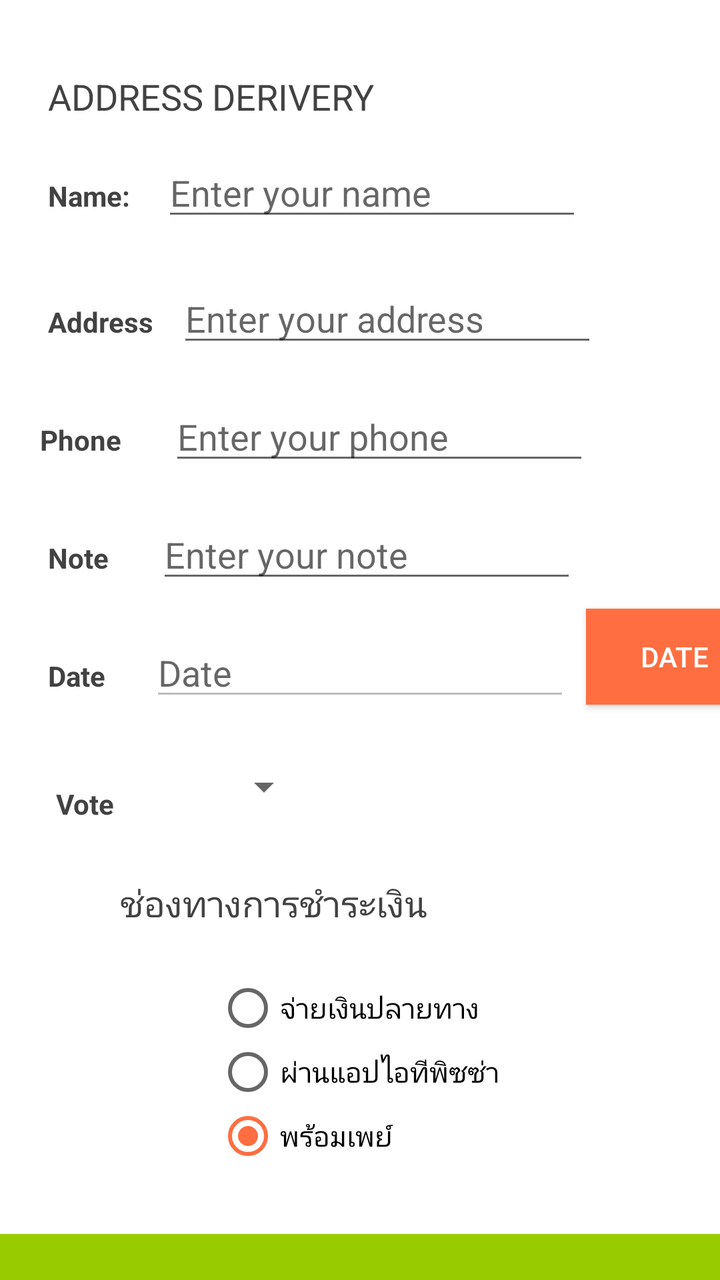
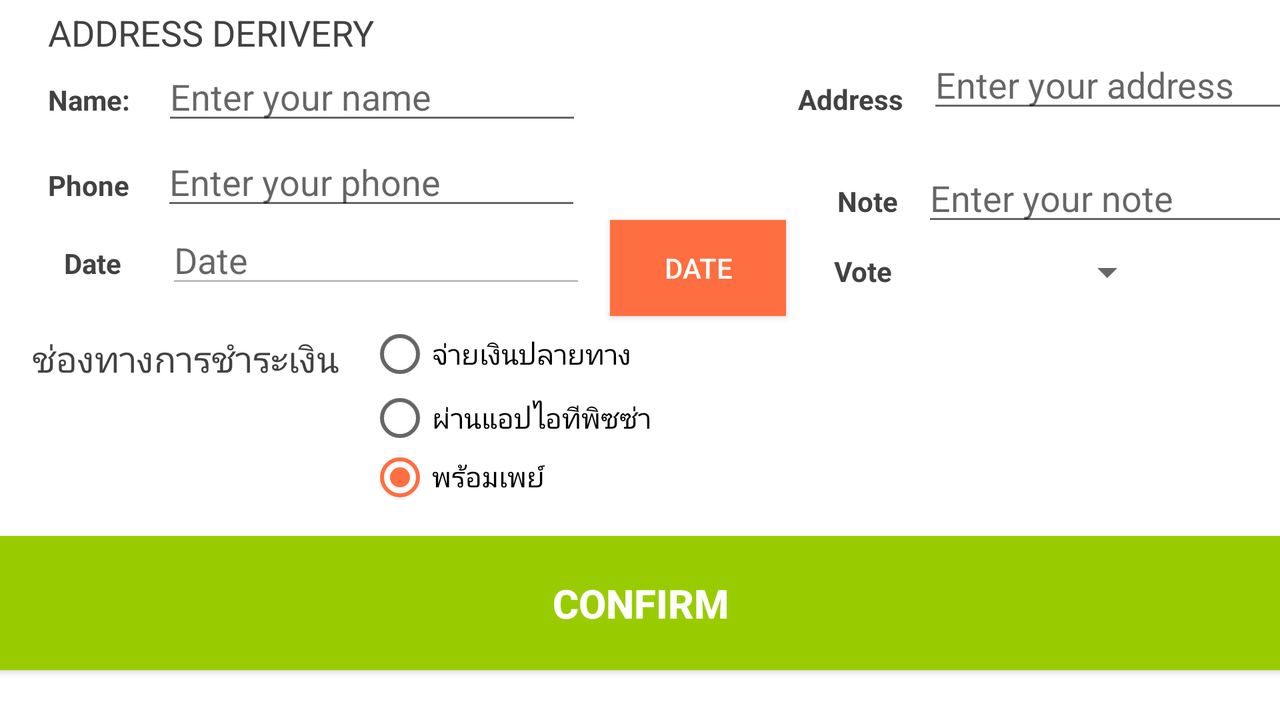

One screen, two layout resources from the same app: the default and the repository's alternative for another configuration. Each is rendered where Android would select it; the XML of both is given below.
<!-- AndroidManifest.xml: application theme AppTheme -->
<!-- res/layout/activity_address.xml -->
<?xml version="1.0" encoding="utf-8"?>
<android.support.constraint.ConstraintLayout xmlns:android="http://schemas.android.com/apk/res/android"
    xmlns:app="http://schemas.android.com/apk/res-auto"
    xmlns:tools="http://schemas.android.com/tools"
    android:layout_width="match_parent"
    android:layout_height="match_parent"
    android:background="@color/cardview_light_background"
    tools:context="com.example.android.materialme.Address">

    <TextView
        android:id="@+id/note_label3"
        android:layout_width="35dp"
        android:layout_height="25dp"
        android:layout_marginStart="28dp"
        android:layout_marginLeft="28dp"
        android:layout_marginTop="104dp"
        android:text="Vote"
        android:textColor="@color/cardview_dark_background"
        android:textStyle="bold"
        app:layout_constraintStart_toStartOf="parent"
        app:layout_constraintTop_toBottomOf="@+id/note_label" />

    <EditText
        android:id="@+id/Showdata"
        android:layout_width="wrap_content"
        android:layout_height="wrap_content"
        android:layout_marginStart="16dp"
        android:layout_marginLeft="16dp"
        android:ems="10"
        android:enabled="false"
        android:hint="Date"
        android:inputType="textCapSentences|textMultiLine"
        app:layout_constraintBaseline_toBaselineOf="@+id/note_label2"
        app:layout_constraintStart_toEndOf="@+id/note_label2" />

    <TextView
        android:id="@+id/note_label2"
        android:layout_width="35dp"
        android:layout_height="25dp"
        android:layout_marginStart="24dp"
        android:layout_marginLeft="24dp"
        android:layout_marginTop="40dp"
        android:text="Date"
        android:textColor="@color/cardview_dark_background"
        android:textStyle="bold"
        app:layout_constraintStart_toStartOf="parent"
        app:layout_constraintTop_toBottomOf="@+id/note_label" />

    <TextView
        android:id="@+id/order_textview"
        android:layout_width="wrap_content"
        android:layout_height="wrap_content"
        android:layout_marginStart="24dp"
        android:layout_marginLeft="24dp"
        android:layout_marginTop="36dp"
        android:text="ADDRESS DERIVERY "
        android:textColor="@color/cardview_dark_background"
        android:textSize="18sp"
        app:layout_constraintStart_toStartOf="parent"
        app:layout_constraintTop_toTopOf="parent" />

    <TextView
        android:id="@+id/name_label"
        android:layout_width="wrap_content"
        android:layout_height="wrap_content"
        android:layout_marginStart="24dp"
        android:layout_marginLeft="24dp"
        android:layout_marginTop="28dp"
        android:text="Name:"
        android:textColor="@color/cardview_dark_background"
        android:textStyle="bold"
        app:layout_constraintStart_toStartOf="parent"
        app:layout_constraintTop_toBottomOf="@+id/order_textview" />

    <EditText
        android:id="@+id/name_text"
        android:layout_width="wrap_content"
        android:layout_height="wrap_content"
        android:layout_marginStart="16dp"
        android:layout_marginLeft="16dp"
        android:ems="10"
        android:hint="Enter your name"
        android:inputType="textPersonName"
        app:layout_constraintBaseline_toBaselineOf="@+id/name_label"
        app:layout_constraintStart_toEndOf="@+id/name_label" />


    <TextView
        android:id="@+id/address_label"
        android:layout_width="wrap_content"
        android:layout_height="wrap_content"
        android:layout_marginStart="24dp"
        android:layout_marginLeft="24dp"
        android:layout_marginTop="44dp"
        android:text="Address"
        android:textColor="@color/cardview_dark_background"
        android:textStyle="bold"
        app:layout_constraintStart_toStartOf="parent"
        app:layout_constraintTop_toBottomOf="@+id/name_label" />

    <EditText
        android:id="@+id/address_text"
        android:layout_width="wrap_content"
        android:layout_height="wrap_content"
        android:layout_marginStart="12dp"
        android:layout_marginLeft="12dp"
        android:ems="10"
        android:hint="Enter your address"
        android:inputType="textMultiLine"
        app:layout_constraintBaseline_toBaselineOf="@+id/address_label"
        app:layout_constraintStart_toEndOf="@+id/address_label" />

    <TextView
        android:id="@+id/phone_label"
        android:layout_width="wrap_content"
        android:layout_height="wrap_content"
        android:layout_marginStart="20dp"
        android:layout_marginLeft="20dp"
        android:layout_marginTop="40dp"
        android:text="Phone"
        android:textColor="@color/cardview_dark_background"
        android:textStyle="bold"
        app:layout_constraintStart_toStartOf="parent"
        app:layout_constraintTop_toBottomOf="@+id/address_label" />

    <EditText
        android:id="@+id/phone_text"
        android:layout_width="wrap_content"
        android:layout_height="wrap_content"
        android:layout_marginStart="24dp"
        android:layout_marginLeft="24dp"
        android:ems="10"
        android:hint="Enter your phone"
        android:inputType="phone"
        app:layout_constraintBaseline_toBaselineOf="@+id/phone_label"
        app:layout_constraintStart_toEndOf="@+id/phone_label" />

    <TextView
        android:id="@+id/note_label"
        android:layout_width="wrap_content"
        android:layout_height="wrap_content"
        android:layout_marginStart="24dp"
        android:layout_marginLeft="24dp"
        android:layout_marginTop="40dp"
        android:text="Note"
        android:textColor="@color/cardview_dark_background"
        android:textStyle="bold"
        app:layout_constraintStart_toStartOf="parent"
        app:layout_constraintTop_toBottomOf="@+id/phone_label" />

    <EditText
        android:id="@+id/note_text"
        android:layout_width="wrap_content"
        android:layout_height="wrap_content"
        android:layout_marginStart="24dp"
        android:layout_marginLeft="24dp"
        android:ems="10"
        android:hint="Enter your note"
        android:inputType="textCapSentences|textMultiLine"
        app:layout_constraintBaseline_toBaselineOf="@+id/note_label"
        app:layout_constraintStart_toEndOf="@+id/note_label" />

    <Spinner
        android:id="@+id/label_spinner"
        android:layout_width="128dp"
        android:layout_height="36dp"
        android:layout_marginTop="20dp"
        android:layout_marginEnd="204dp"
        android:layout_marginRight="204dp"
        app:layout_constraintEnd_toEndOf="parent"
        app:layout_constraintTop_toBottomOf="@+id/Showdata" />

    <Button
        android:id="@+id/button"
        android:layout_width="wrap_content"
        android:layout_height="wrap_content"
        android:layout_marginStart="8dp"
        android:layout_marginLeft="8dp"
        android:layout_marginTop="8dp"
        android:background="@color/colorAccent"
        android:onClick="showDatePicker"
        android:text="Date"
        android:textColor="@color/cardview_light_background"
        app:layout_constraintStart_toEndOf="@+id/Showdata"
        app:layout_constraintTop_toBottomOf="@+id/note_text" />

    <TextView
        android:id="@+id/delivery_label"
        android:layout_width="wrap_content"
        android:layout_height="wrap_content"
        android:layout_marginStart="60dp"
        android:layout_marginLeft="60dp"
        android:layout_marginTop="28dp"
        android:text="ช่องทางการชำระเงิน"
        android:textColor="@color/cardview_dark_background"
        android:textSize="18sp"
        app:layout_constraintStart_toStartOf="parent"
        app:layout_constraintTop_toBottomOf="@+id/label_spinner" />

    <RadioGroup
        android:id="@+id/radioGroup2"
        android:layout_width="306dp"
        android:layout_height="125dp"
        android:layout_marginStart="44dp"
        android:layout_marginLeft="44dp"
        android:layout_marginTop="12dp"
        android:orientation="vertical"
        app:layout_constraintStart_toStartOf="parent"
        app:layout_constraintTop_toBottomOf="@id/delivery_label">

        <RadioButton
            android:id="@+id/sameday"
            android:layout_width="wrap_content"
            android:layout_height="wrap_content"
            android:layout_marginStart="64dp"
            android:layout_marginLeft="64dp"
            android:layout_marginTop="12dp"
            android:onClick="onRadioButtonClicked"
            android:text="จ่ายเงินปลายทาง" />

        <RadioButton
            android:id="@+id/pickup"
            android:layout_width="wrap_content"
            android:layout_height="wrap_content"
            android:layout_marginStart="64dp"
            android:layout_marginLeft="64dp"
            android:onClick="onRadioButtonClicked"
            android:text="ผ่านแอปไอทีพิซซ่า" />

        <RadioButton
            android:id="@+id/nextday"
            android:layout_width="wrap_content"
            android:layout_height="wrap_content"
            android:layout_marginStart="64dp"
            android:layout_marginLeft="64dp"
            android:checked="true"
            android:onClick="onRadioButtonClicked"
            android:text="พร้อมเพย์" />
    </RadioGroup>

    <Button
        android:id="@+id/confirm_address"
        android:layout_width="412dp"
        android:layout_height="82dp"
        android:layout_marginTop="16dp"
        android:background="@android:color/holo_green_light"
        android:text="Confirm"
        android:textColor="@color/cardview_light_background"
        android:textSize="20dp"
        android:textStyle="bold"
        app:layout_constraintEnd_toEndOf="parent"
        app:layout_constraintTop_toBottomOf="@+id/radioGroup2" />

</android.support.constraint.ConstraintLayout>
<!-- resources referenced by this layout -->
<resources>
  <color name="colorAccent">#FF6E40</color>
  <style name="AppTheme" parent="Theme.AppCompat.Light.DarkActionBar">
          
          <item name="colorPrimary">@color/colorPrimary</item>
          <item name="colorPrimaryDark">@color/colorPrimaryDark</item>
          <item name="colorAccent">@color/colorAccent</item>
      </style>
  <color name="colorPrimary">#F44336</color>
  <color name="colorPrimaryDark">#37474F</color>
</resources>
<!-- res/layout-land/activity_address.xml (the repository's variant of the layout above) -->
<!-- drawn on the phone turned sideways -->
<?xml version="1.0" encoding="utf-8"?>
<android.support.constraint.ConstraintLayout xmlns:android="http://schemas.android.com/apk/res/android"
    xmlns:app="http://schemas.android.com/apk/res-auto"
    xmlns:tools="http://schemas.android.com/tools"
    android:layout_width="match_parent"
    android:layout_height="match_parent"
    android:background="@color/cardview_light_background"
    tools:context="com.example.android.materialme.Address">

    <TextView
        android:id="@+id/note_label3"
        android:layout_width="35dp"
        android:layout_height="25dp"
        android:layout_marginStart="24dp"
        android:layout_marginLeft="24dp"
        android:layout_marginTop="8dp"
        android:text="Vote"
        android:textColor="@color/cardview_dark_background"
        android:textStyle="bold"
        app:layout_constraintStart_toEndOf="@+id/button"
        app:layout_constraintTop_toBottomOf="@+id/note_text" />

    <EditText
        android:id="@+id/Showdata"
        android:layout_width="wrap_content"
        android:layout_height="wrap_content"
        android:layout_marginStart="16dp"
        android:layout_marginLeft="16dp"
        android:ems="10"
        android:enabled="false"
        android:hint="Date"
        android:inputType="textCapSentences|textMultiLine"
        app:layout_constraintBaseline_toBaselineOf="@+id/note_label2"
        app:layout_constraintStart_toEndOf="@+id/note_label2" />

    <TextView
        android:id="@+id/note_label2"
        android:layout_width="35dp"
        android:layout_height="25dp"
        android:layout_marginStart="32dp"
        android:layout_marginLeft="32dp"
        android:layout_marginTop="12dp"
        android:text="Date"
        android:textColor="@color/cardview_dark_background"
        android:textStyle="bold"
        app:layout_constraintStart_toStartOf="parent"
        app:layout_constraintTop_toBottomOf="@+id/note_label" />

    <TextView
        android:id="@+id/order_textview"
        android:layout_width="wrap_content"
        android:layout_height="wrap_content"
        android:layout_marginStart="24dp"
        android:layout_marginLeft="24dp"
        android:layout_marginTop="4dp"
        android:text="ADDRESS DERIVERY "
        android:textColor="@color/cardview_dark_background"
        android:textSize="18sp"
        app:layout_constraintStart_toStartOf="parent"
        app:layout_constraintTop_toTopOf="parent" />

    <TextView
        android:id="@+id/name_label"
        android:layout_width="wrap_content"
        android:layout_height="wrap_content"
        android:layout_marginStart="24dp"
        android:layout_marginLeft="24dp"
        android:layout_marginTop="12dp"
        android:text="Name:"
        android:textColor="@color/cardview_dark_background"
        android:textStyle="bold"
        app:layout_constraintStart_toStartOf="parent"
        app:layout_constraintTop_toBottomOf="@+id/order_textview" />

    <EditText
        android:id="@+id/name_text"
        android:layout_width="wrap_content"
        android:layout_height="wrap_content"
        android:layout_marginStart="16dp"
        android:layout_marginLeft="16dp"
        android:ems="10"
        android:hint="Enter your name"
        android:inputType="textPersonName"
        app:layout_constraintBaseline_toBaselineOf="@+id/name_label"
        app:layout_constraintStart_toEndOf="@+id/name_label" />


    <TextView
        android:id="@+id/address_label"
        android:layout_width="wrap_content"
        android:layout_height="wrap_content"
        android:layout_marginStart="108dp"
        android:layout_marginLeft="108dp"
        android:layout_marginTop="40dp"
        android:text="Address"
        android:textColor="@color/cardview_dark_background"
        android:textStyle="bold"
        app:layout_constraintStart_toEndOf="@+id/name_text"
        app:layout_constraintTop_toTopOf="parent" />

    <EditText
        android:id="@+id/address_text"
        android:layout_width="wrap_content"
        android:layout_height="wrap_content"
        android:layout_marginStart="12dp"
        android:layout_marginLeft="12dp"
        android:layout_marginTop="20dp"
        android:ems="10"
        android:hint="Enter your address"
        android:inputType="textMultiLine"
        app:layout_constraintStart_toEndOf="@+id/address_label"
        app:layout_constraintTop_toTopOf="parent" />

    <TextView
        android:id="@+id/phone_label"
        android:layout_width="wrap_content"
        android:layout_height="wrap_content"
        android:layout_marginStart="24dp"
        android:layout_marginLeft="24dp"
        android:layout_marginTop="24dp"
        android:text="Phone"
        android:textColor="@color/cardview_dark_background"
        android:textStyle="bold"
        app:layout_constraintStart_toStartOf="parent"
        app:layout_constraintTop_toBottomOf="@+id/address_label" />

    <EditText
        android:id="@+id/phone_text"
        android:layout_width="wrap_content"
        android:layout_height="wrap_content"
        android:layout_marginStart="16dp"
        android:layout_marginLeft="16dp"
        android:ems="10"
        android:hint="Enter your phone"
        android:inputType="phone"
        app:layout_constraintBaseline_toBaselineOf="@+id/phone_label"
        app:layout_constraintStart_toEndOf="@+id/phone_label" />

    <TextView
        android:id="@+id/note_label"
        android:layout_width="wrap_content"
        android:layout_height="wrap_content"
        android:layout_marginStart="128dp"
        android:layout_marginLeft="128dp"
        android:layout_marginTop="32dp"
        android:text="Note"
        android:textColor="@color/cardview_dark_background"
        android:textStyle="bold"
        app:layout_constraintStart_toEndOf="@+id/phone_text"
        app:layout_constraintTop_toBottomOf="@+id/address_label" />

    <EditText
        android:id="@+id/note_text"
        android:layout_width="wrap_content"
        android:layout_height="wrap_content"
        android:layout_marginStart="12dp"
        android:layout_marginLeft="12dp"
        android:ems="10"
        android:hint="Enter your note"
        android:inputType="textCapSentences|textMultiLine"
        app:layout_constraintBaseline_toBaselineOf="@+id/note_label"
        app:layout_constraintStart_toEndOf="@+id/note_label" />

    <Spinner
        android:id="@+id/label_spinner"
        android:layout_width="128dp"
        android:layout_height="36dp"
        android:layout_marginEnd="100dp"
        android:layout_marginRight="100dp"
        app:layout_constraintEnd_toEndOf="parent"
        app:layout_constraintHorizontal_bias="0.064"
        app:layout_constraintStart_toEndOf="@+id/note_label3"
        app:layout_constraintTop_toBottomOf="@+id/note_text" />

    <Button
        android:id="@+id/button"
        android:layout_width="wrap_content"
        android:layout_height="wrap_content"
        android:layout_marginStart="12dp"
        android:layout_marginLeft="12dp"
        android:background="@color/colorAccent"
        android:onClick="showDatePicker"
        android:text="Date"
        android:textColor="@color/cardview_light_background"
        app:layout_constraintStart_toEndOf="@+id/Showdata"
        app:layout_constraintTop_toBottomOf="@+id/note_label" />

    <TextView
        android:id="@+id/delivery_label"
        android:layout_width="wrap_content"
        android:layout_height="wrap_content"
        android:layout_marginStart="16dp"
        android:layout_marginLeft="16dp"
        android:layout_marginTop="20dp"
        android:text="ช่องทางการชำระเงิน"
        android:textColor="@color/cardview_dark_background"
        android:textSize="18sp"
        app:layout_constraintStart_toStartOf="parent"
        app:layout_constraintTop_toBottomOf="@+id/note_label2" />

    <RadioGroup
        android:id="@+id/radioGroup2"
        android:layout_width="262dp"
        android:layout_height="103dp"
        android:layout_marginStart="120dp"
        android:layout_marginLeft="120dp"
        android:orientation="vertical"
        app:layout_constraintEnd_toEndOf="parent"
        app:layout_constraintHorizontal_bias="0.0"
        app:layout_constraintStart_toStartOf="parent"
        app:layout_constraintTop_toBottomOf="@+id/Showdata">

        <RadioButton
            android:id="@+id/sameday"
            android:layout_width="wrap_content"
            android:layout_height="wrap_content"
            android:layout_marginStart="64dp"
            android:layout_marginLeft="64dp"
            android:layout_marginTop="12dp"
            android:onClick="onRadioButtonClicked"
            android:text="จ่ายเงินปลายทาง" />

        <RadioButton
            android:id="@+id/pickup"
            android:layout_width="wrap_content"
            android:layout_height="wrap_content"
            android:layout_marginStart="64dp"
            android:layout_marginLeft="64dp"
            android:onClick="onRadioButtonClicked"
            android:text="ผ่านแอปไอทีพิซซ่า" />

        <RadioButton
            android:id="@+id/nextday"
            android:layout_width="wrap_content"
            android:layout_height="wrap_content"
            android:layout_marginStart="64dp"
            android:layout_marginLeft="64dp"
            android:checked="true"
            android:onClick="onRadioButtonClicked"
            android:text="พร้อมเพย์" />
    </RadioGroup>

    <Button
        android:id="@+id/confirm_address"
        android:layout_width="825dp"
        android:layout_height="67dp"
        android:layout_marginTop="16dp"
        android:background="@android:color/holo_green_light"
        android:text="Confirm"
        android:textColor="@color/cardview_light_background"
        android:textSize="20dp"
        android:textStyle="bold"
        app:layout_constraintEnd_toEndOf="parent"
        app:layout_constraintStart_toStartOf="parent"
        app:layout_constraintTop_toBottomOf="@+id/radioGroup2" />

</android.support.constraint.ConstraintLayout>
